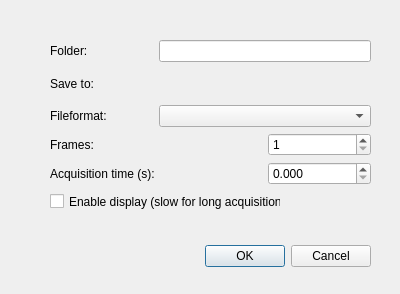
<?xml version="1.0" encoding="UTF-8"?>
<ui version="4.0">
 <class>Dialog</class>
 <widget class="QDialog" name="Dialog">
  <property name="geometry">
   <rect>
    <x>0</x>
    <y>0</y>
    <width>400</width>
    <height>294</height>
   </rect>
  </property>
  <property name="windowTitle">
   <string>Dialog</string>
  </property>
  <widget class="QDialogButtonBox" name="buttonBox">
   <property name="geometry">
    <rect>
     <x>30</x>
     <y>240</y>
     <width>341</width>
     <height>32</height>
    </rect>
   </property>
   <property name="orientation">
    <enum>Qt::Horizontal</enum>
   </property>
   <property name="standardButtons">
    <set>QDialogButtonBox::Cancel|QDialogButtonBox::Ok</set>
   </property>
  </widget>
  <widget class="QCheckBox" name="enable_display_CheckBox">
   <property name="geometry">
    <rect>
     <x>50</x>
     <y>190</y>
     <width>231</width>
     <height>23</height>
    </rect>
   </property>
   <property name="text">
    <string>Enable display (slow for long acquisition!)</string>
   </property>
  </widget>
  <widget class="QWidget" name="layoutWidget">
   <property name="geometry">
    <rect>
     <x>50</x>
     <y>40</y>
     <width>321</width>
     <height>145</height>
    </rect>
   </property>
   <layout class="QGridLayout" name="gridLayout">
    <item row="0" column="1" colspan="2">
     <widget class="QLineEdit" name="foldername_LineEdit"/>
    </item>
    <item row="4" column="2">
     <widget class="QDoubleSpinBox" name="acquisition_time_DoubleSpinBox">
      <property name="decimals">
       <number>3</number>
      </property>
      <property name="maximum">
       <double>10000.000000000000000</double>
      </property>
     </widget>
    </item>
    <item row="4" column="0" colspan="2">
     <widget class="QLabel" name="label_3">
      <property name="text">
       <string>Acquisition time (s): </string>
      </property>
     </widget>
    </item>
    <item row="0" column="0">
     <widget class="QLabel" name="label">
      <property name="text">
       <string>Folder:</string>
      </property>
     </widget>
    </item>
    <item row="3" column="0">
     <widget class="QLabel" name="label_2">
      <property name="text">
       <string>Frames:</string>
      </property>
     </widget>
    </item>
    <item row="3" column="2">
     <widget class="QSpinBox" name="n_frames_SpinBox">
      <property name="minimum">
       <number>1</number>
      </property>
      <property name="maximum">
       <number>1000000</number>
      </property>
     </widget>
    </item>
    <item row="1" column="0" colspan="3">
     <widget class="QLabel" name="complete_path_Label">
      <property name="text">
       <string>Save to: </string>
      </property>
     </widget>
    </item>
    <item row="2" column="0">
     <widget class="QLabel" name="label_4">
      <property name="text">
       <string>Fileformat:</string>
      </property>
     </widget>
    </item>
    <item row="2" column="1" colspan="2">
     <widget class="QComboBox" name="file_format_ComboBox"/>
    </item>
   </layout>
  </widget>
 </widget>
 <resources/>
 <connections>
  <connection>
   <sender>buttonBox</sender>
   <signal>accepted()</signal>
   <receiver>Dialog</receiver>
   <slot>accept()</slot>
   <hints>
    <hint type="sourcelabel">
     <x>248</x>
     <y>254</y>
    </hint>
    <hint type="destinationlabel">
     <x>157</x>
     <y>274</y>
    </hint>
   </hints>
  </connection>
  <connection>
   <sender>buttonBox</sender>
   <signal>rejected()</signal>
   <receiver>Dialog</receiver>
   <slot>reject()</slot>
   <hints>
    <hint type="sourcelabel">
     <x>316</x>
     <y>260</y>
    </hint>
    <hint type="destinationlabel">
     <x>286</x>
     <y>274</y>
    </hint>
   </hints>
  </connection>
 </connections>
</ui>
